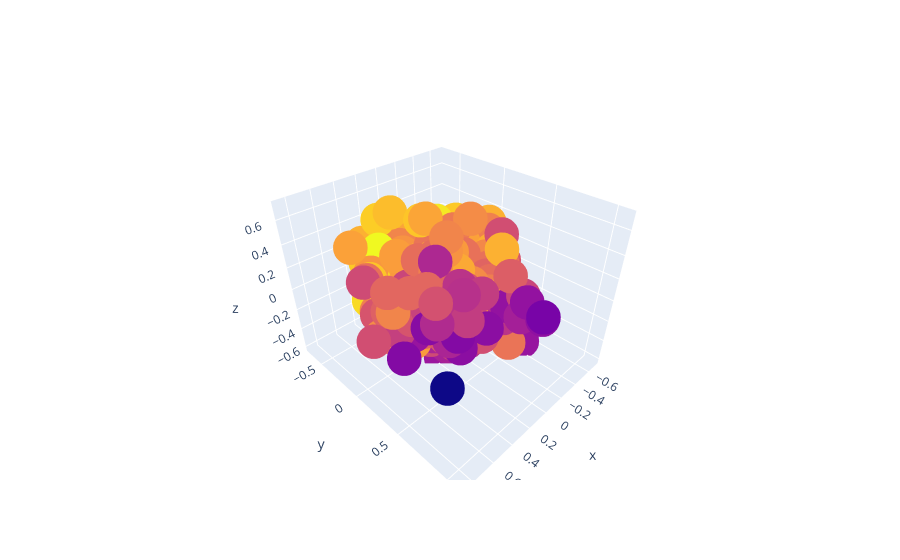

The code cell stored with this chart in its notebook:
### Code cell
specific = ["nrgy", "live", "bpm", "val", "dB", "spch", "acous", "dnce", "dur", "year", "pop"]
text1 = data["artist"] + " - " + data["title"]
text2 = text1.values


X = data[specific].values
y = data["dnce"].values

min_max_scaler = MinMaxScaler()
X = min_max_scaler.fit_transform(X)

pca = PCA(n_components=3)
pca.fit(X)

X = pca.transform(X)

import plotly.offline as py
py.init_notebook_mode(connected=True)
import plotly.graph_objs as go
import plotly.tools as tls

trace = go.Scatter3d(
    x=X[:,0],
    y=X[:,1],
    z=X[:,2],
    text=text2,
    mode="markers",
    marker=dict(
        size=12,
        color=y
    )
)

fig = go.Figure(data=[trace])
py.iplot(fig, filename="tg")

### Figure 1 — Plotly figure (JSON) as saved in the notebook; plotly's stock layout.template omitted (floating-point values rounded to 4 significant figures; data arrays with more than 128 entries replaced by an {"elided": "..."} marker saying what was removed)
{"data": [{"marker": {"color": {"elided": "603 int values"}, "size": 12}, "mode": "markers", "text": {"elided": "603 str values"}, "type": "scatter3d", "x": {"elided": "603 float values"}, "y": {"elided": "603 float values"}, "z": {"elided": "603 float values"}}], "layout": {}}
